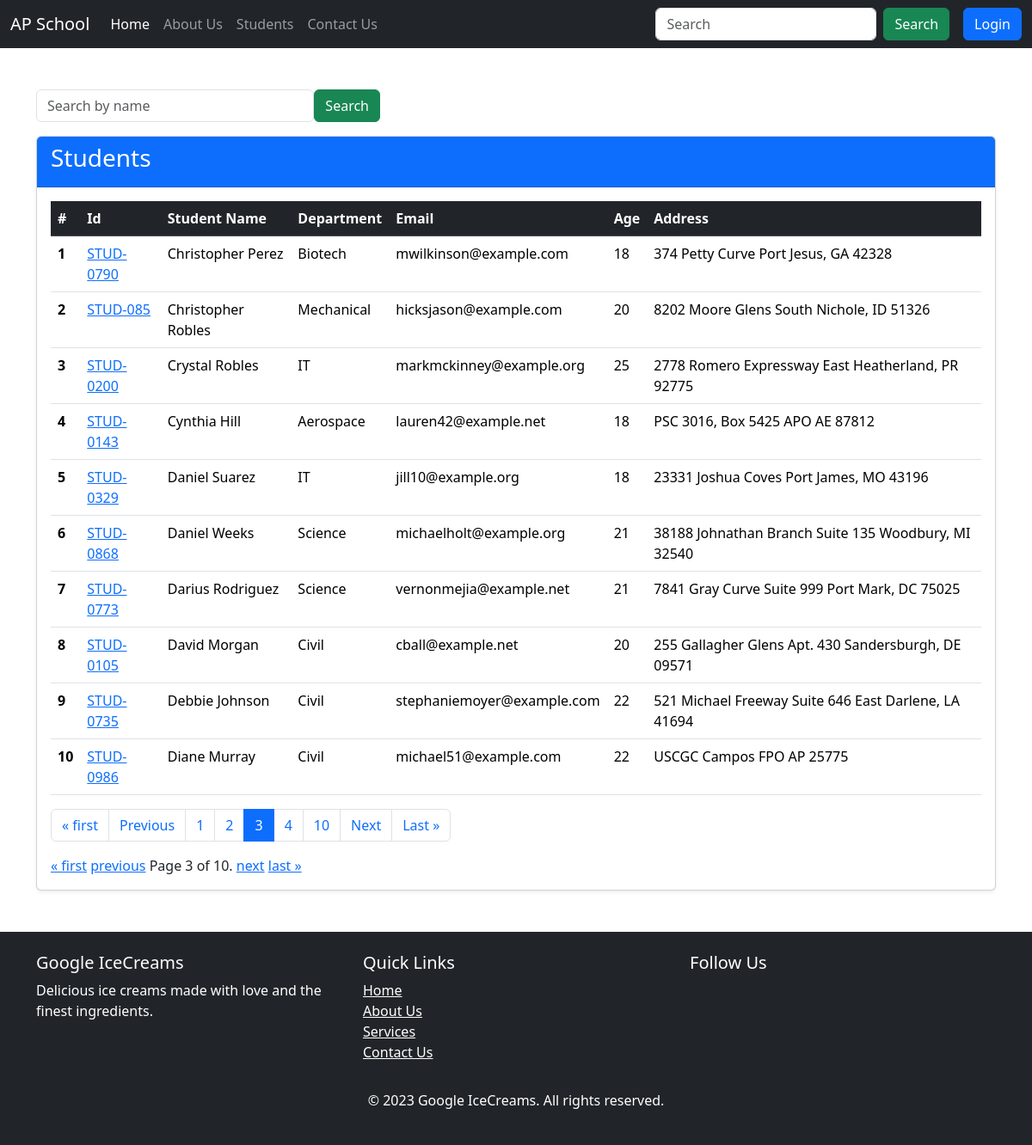
Screenshot of /students/?page=3 with the database file from the repository.
### home/models.py (models this page shows, shortened)
class Student(models.Model):
    department = models.ForeignKey(Department,related_name="depart", on_delete=models.CASCADE)
    student_id = models.OneToOneField(StudentID, related_name="studentID", on_delete=models.CASCADE)
    student_name = models.CharField(max_length=100)
    student_email = models.EmailField(unique=True)
    student_age = models.IntegerField(default=18)
    student_address = models.TextField()
    class Meta():
        ordering = ['student_name']
        verbose_name = "student"

class StudentID(models.Model):
    studentId = models.CharField(max_length=100)
    def __str__(self) -> str:
        return self.studentId
    class Meta():
        ordering = ['studentId']

class Department(models.Model):
    department = models.CharField(max_length=100)
    def __str__(self) -> str:
        return self.department
    class Meta():
        ordering = ['department']
        verbose_name = "Department"
        verbose_name_plural = "Departments"  # Custom plural name

### home/views.py (the view, shortened to what this page needs)
# urls.py: path('students/',views.get_students,name="students"),
def get_students(request):
    queryset = Student.objects.all()
    paginator = Paginator(queryset, 10)  # Show 25 contacts per page.
    page_number = request.GET.get("page")
    page_obj = paginator.get_page(page_number)
    return render(request, 'report/students.html', {'queryset' : page_obj })

### templates/report/students.html (shortened to what this page needs)
{% extends "base.html" %}
{% block body %}
<div class="container mt-5">
<form method="GET" class="form-inline mb-3 d-flex justify-content-between align-items-center" style="max-width: 400px;">
    <input class="form-control mr-sm-2" type="search" name='search' placeholder="Search by name" aria-label="Search">
    <button class="btn btn-success my-2 my-sm-0" type="submit">Search</button>
</form>
<div class="card shadow-sm">
    <div class="card-header bg-primary text-white">
        <h3>Students</h3>
    </div>
    <div class="card-body">
        <table class="table table-hover">
            <thead class="table-dark">
            <tr>
                <th scope="col">#</th>
                <th scope="col">Id</th>
                <th scope="col">Student Name</th>
                <th scope="col">Department</th>
                <th scope="col">Email</th>
                <th scope="col">Age</th>
                <th scope="col">Address</th>
            </tr>
        </thead>
        <tbody>
            {% if queryset %}
            {% for student in queryset %}
            <tr>
                <th scope="row">{{ forloop.counter }}</th>
                <td>
                    <a href="{% url 'marks' student.student_id %}">{{ student.student_id }}</a>
                </td>
                <td>{{ student.student_name }}</td>
                <td>{{ student.department }}</td>
                <td>{{ student.student_email }}</td>
                <td>{{ student.student_age }}</td>
                <td>{{ student.student_address }}</td>
                {% endfor %}
                {% else %}
            <tr>
                <td colspan="7" class="text-center">No students found</td>
            </tr>
            {% endif %}
        </tbody>
    </table>
    <nav aria-label="Page navigation example">
        <ul class="pagination">
            {% if queryset.has_previous %}
            <li class="page-item"><a class="page-link" href="?page=1">&laquo; first</a></li>
            <li class="page-item"><a class="page-link" href="?page={{ queryset.previous_page_number }}">Previous</a></li>
            {% endif %}
            {% for num in queryset.paginator.page_range %}
            {% if num <= 3 or num == queryset.paginator.num_pages or num >= queryset.number|add:"-1" and num <= queryset.number|add:"1" %}
            <li class="page-item {% if queryset.number == num %}active{% endif %}">
                <a class="page-link" href="?page={{ num }}">{{ num }}</a>
            </li>
            {% elif num == 4 %}
            <li class="page-item disabled"><a class="page-link">...</a></li>
            {% endif %}
            {% endfor %}
            {% if queryset.has_next %}
            <li class="page-item"><a class="page-link" href="?page={{ queryset.next_page_number }}">Next</a></li>
            <li class="page-item"><a class="page-link" href="?page={{ queryset.paginator.num_pages }}">Last &raquo;</a></li>
            {% endif %}
        </ul>
    </nav>
    <div class="pagination">
        <span class="step-links">
            {% if queryset.has_previous %}
            <a href="?page=1">&laquo; first</a>
            <a href="?page={{ queryset.previous_page_number }}">previous</a>
            {% endif %}
            <span class="current">
                Page {{ queryset.number }} of {{ queryset.paginator.num_pages }}.
            </span>
            {% if queryset.has_next %}
            <a href="?page={{ queryset.next_page_number }}">next</a>
            <a href="?page={{ queryset.paginator.num_pages }}">last &raquo;</a>
            {% endif %}
        </span>
    </div>
    </div>
    </div>
</div>
{% endblock body %}

### rows the page displays
Student: student_id "STUD-0790", student_name "Christopher Perez", department "Biotech", student_email "mwilkinson@example.com", student_age "18", student_address "374 Petty Curve Port Jesus, GA 42328"
Student: student_id "STUD-085", student_name "Christopher Robles", department "Mechanical", student_email "hicksjason@example.com", student_age "20", student_address "8202 Moore Glens South Nichole, ID 51326"
Student: student_id "STUD-0200", student_name "Crystal Robles", department "IT", student_email "markmckinney@example.org", student_age "25", student_address "2778 Romero Expressway East Heatherland, PR 92775"
Student: student_id "STUD-0143", student_name "Cynthia Hill", department "Aerospace", student_email "lauren42@example.net", student_age "18", student_address "PSC 3016, Box 5425 APO AE 87812"
Student: student_id "STUD-0329", student_name "Daniel Suarez", department "IT", student_email "jill10@example.org", student_age "18", student_address "23331 Joshua Coves Port James, MO 43196"
Student: student_id "STUD-0868", student_name "Daniel Weeks", department "Science", student_email "michaelholt@example.org", student_age "21", student_address "38188 Johnathan Branch Suite 135 Woodbury, MI 32540"
Student: student_id "STUD-0773", student_name "Darius Rodriguez", department "Science", student_email "vernonmejia@example.net", student_age "21", student_address "7841 Gray Curve Suite 999 Port Mark, DC 75025"
Student: student_id "STUD-0105", student_name "David Morgan", department "Civil", student_email "cball@example.net", student_age "20", student_address "255 Gallagher Glens Apt. 430 Sandersburgh, DE 09571"
Student: student_id "STUD-0735", student_name "Debbie Johnson", department "Civil", student_email "stephaniemoyer@example.com", student_age "22", student_address "521 Michael Freeway Suite 646 East Darlene, LA 41694"
Student: student_id "STUD-0986", student_name "Diane Murray", department "Civil", student_email "michael51@example.com", student_age "22", student_address "USCGC Campos FPO AP 25775"

### other values shown
{{ num }} "1" "2" "3" "4" "10"
{{ queryset.number }} "3"
{{ queryset.paginator.num_pages }} "10"
